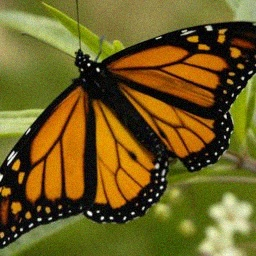
#> input picture c_03_edge_detection/ex3/butterfly_noisy.jpg, 256 x 256 px, found by its file name
$ jupyter execute --allow-errors ex3.ipynb
#> lines starting #> are read from the running program, lines starting #| are printed output that depends on the picture
[cell 1]
# to run in google colab
import sys
if 'google.colab' in sys.modules:
    import subprocess
    subprocess.call('apt-get install subversion'.split())
    subprocess.call('export https://github.com/YoniChechik/AI_is_Math/trunk/c_03_edge_detection/ex3/butterfly_noisy.jpg'.split())

[cell 2]
import numpy as np
import matplotlib.pyplot as plt
import cv2

figsize = (10, 10)

[cell 3]
def gaussian(x, sigma,mu=0):
    # TODO: get gaussin results (one line)
    return None

def distance(x, y, i, j):
    # TODO: get L2 distance function between two points (one line)
    return None

[cell 4]
def bilateral_one_pixel(source, x, y, d, sigma_r, sigma_s):
    # === init vars
    filtered_pix = 0
    Wp = 0

    # TODO:
    # 1. run on all neighboors (~3 lines)
    # 2. if neighboor out of matrix indices - don't count him in your computation (~2 lines)
    # 3. find filtered_pix (~6 lines)


    # make result uint8
    filtered_pix = np.clip(filtered_pix,0,255).astype(np.uint8)
    return filtered_pix

[cell 5]
def bilateral_filter(source, d, sigma_r, sigma_s):
    # build empty filtered_image
    filtered_image = np.zeros(source.shape,np.uint8)
    #make input float
    source = source.astype(float)
    # d must be odd!
    d = np.floor(d/2)+1

    # TODO: run on all pixels with bilateral_one_pixel(...) (~4 lines)

    return filtered_image

[cell 6]
#upload noisy image
src = cv2.imread("butterfly_noisy.jpg")
#> src is the input picture: shape (256, 256, 3); mean B, G, R 32.9, 93.2, 110
src = cv2.cvtColor(src,cv2.COLOR_BGR2GRAY)
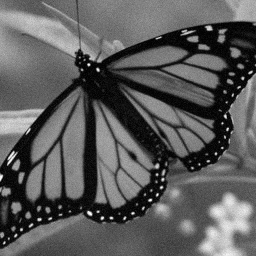
#> src: shape (256, 256); min 0, max 255, mean 91.4

plt.figure(figsize=(10,10))
#> (the rest of this cell did not finish here and is left out)

[cell 7]
# run bilateral_filter(...)
d = 5 #edge size of neighborhood perimeter
sigma_r = 12 # sigma range
sigma_s = 16 # sigma spatial

filtered_image = bilateral_filter(src, d, sigma_r, sigma_s)
#> filtered_image: shape (256, 256); every value is 0

plt.figure(figsize=(10,10))
plt.imshow(filtered_image)
plt.colorbar()
plt.show()
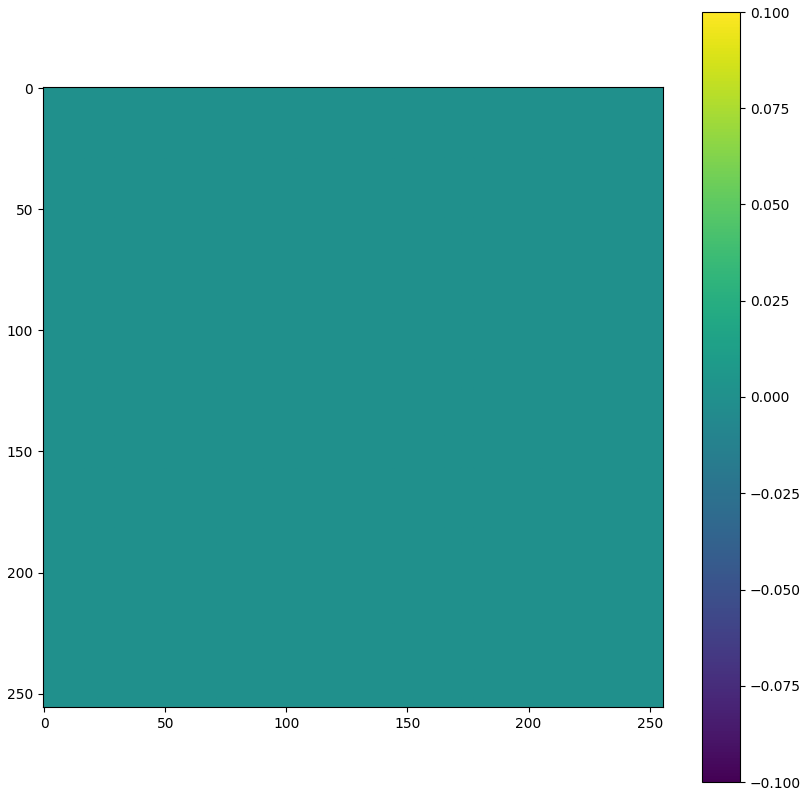
#> figure drawn by matplotlib, 2 panels

[cell 8]
# compare to opencv
filtered_image_OpenCV = cv2.bilateralFilter(src, d, sigma_r, sigma_s)

plt.figure(figsize=(10,10))
plt.imshow(filtered_image_OpenCV)
plt.colorbar()
plt.show()
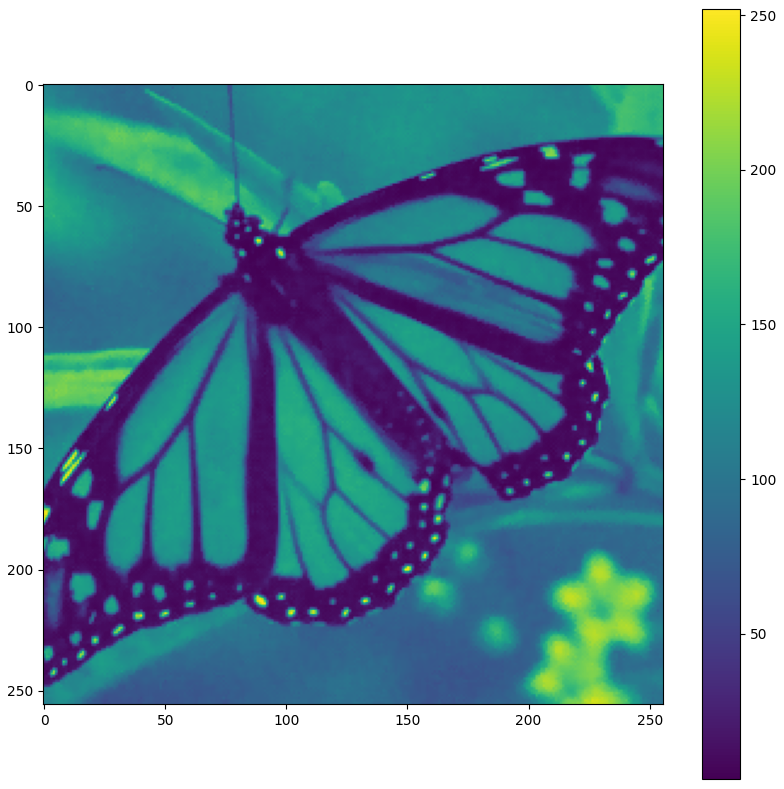
#> figure drawn by matplotlib, 2 panels
